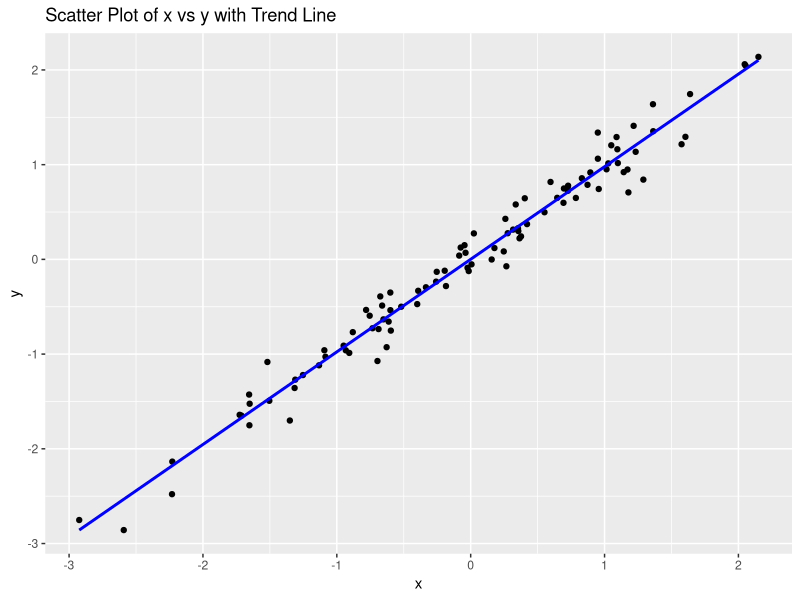

Here is the R script that generated this plot:
library(ggplot2)
library(tibble)

dat <- tibble(x = rnorm(100), y = x + rnorm(100, sd = 0.2))

print(ggplot(dat, aes(x = x, y = y)) +
  geom_point() +
  geom_smooth(method = "lm", se = FALSE, color = "blue") +
  labs(
    title = "Scatter Plot of x vs y with Trend Line",
    x = "x",
    y = "y"
  ))
